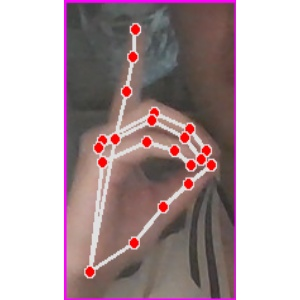
#> input picture Opencv project training/Image_1665295924.0967126.jpg, 300 x 300 px, given in place of the camera
$ python test.py
#> lines starting #> are read from the running program, lines starting #| are printed output that depends on the picture; after the words box and inside, x2 and y2 are one past the last pixel; in counts of white or black regions, pixels touching at a corner belong together
### Opencv project training/22 Color box identification/bgr_detector.py
import cv2
import numpy as np


class BGR():
    def __init__(self,img,scale=0.7):
        self.img=img
        self.scale=scale
        self.imgResult=img.copy()
        self.myColors = [[5, 107, 0, 19, 255, 255],
                        [57, 76, 0, 100, 255, 255],
                        [95, 78, 202, 128, 255, 255]]
        self.myColorValues = [[51, 153, 255],  ## BGR
                              [0, 255, 0],    # https://www.rapidtables.org/zh-CN/web/color/RGB_Color.html
                              [255, 0, 0]]
        self.objectColor=["Orange","Green","Blue"]

    def stackImages(self,scale,imgArray):
        rows = len(imgArray)
        cols = len(imgArray[0])
        rowsAvailable = isinstance(imgArray[0], list)
        width = imgArray[0][0].shape[1]
        height = imgArray[0][0].shape[0]
        if rowsAvailable:
            for x in range ( 0, rows):
                for y in range(0, cols):
                    if imgArray[x][y].shape[:2] == imgArray[0][0].shape [:2]:
                        imgArray[x][y] = cv2.resize(imgArray[x][y], (0, 0), None, self.scale, self.scale)
                    else:
                        imgArray[x][y] = cv2.resize(imgArray[x][y], (imgArray[0][0].shape[1], imgArray[0][0].shape[0]), None, self.scale, self.scale)
                    if len(imgArray[x][y].shape) == 2: imgArray[x][y]= cv2.cvtColor( imgArray[x][y], cv2.COLOR_GRAY2BGR)
            imageBlank = np.zeros((height, width, 3), np.uint8)
            hor = [imageBlank]*rows
            hor_con = [imageBlank]*rows
            for x in range(0, rows):
                hor[x] = np.hstack(imgArray[x])
            ver = np.vstack(hor)
        else:
            for x in range(0, rows):
                if imgArray[x].shape[:2] == imgArray[0].shape[:2]:
                    imgArray[x] = cv2.resize(imgArray[x], (0, 0), None, scale, scale)
                else:
                    imgArray[x] = cv2.resize(imgArray[x], (imgArray[0].shape[1], imgArray[0].shape[0]), None,scale, scale)
                if len(imgArray[x].shape) == 2: imgArray[x] = cv2.cvtColor(imgArray[x], cv2.COLOR_GRAY2BGR)
            hor= np.hstack(imgArray)
            ver = hor
        return ver

    def getContours(self,img, minArea=500):
        contours, hierarchy = cv2.findContours(img, cv2.RETR_EXTERNAL, cv2.CHAIN_APPROX_NONE)
        x, y, w, h = 0, 0, 0, 0
        for cnt in contours:
            area = cv2.contourArea(cnt)
            if area > minArea:
                cv2.drawContours(self.imgResult, cnt, -1, (255, 255, 255), 3)
                peri = cv2.arcLength(cnt, True)
                approx = cv2.approxPolyDP(cnt, 0.02 * peri, True)
                x, y, w, h = cv2.boundingRect(approx)
                cv2.rectangle(self.imgResult, (x, y), (x + w, y + h), (0, 255, 0), 2)
        return x + w // 2, y,w,h

    def findColor(self,img):
        imgHSV = cv2.cvtColor(img, cv2.COLOR_BGR2HSV)
        count = 0
        for color in self.myColors:
            lower = np.array(color[0:3])
            upper = np.array(color[3:6])
            mask = cv2.inRange(imgHSV, lower, upper)
            x,y,w,h=self.getContours(mask)
            cv2.putText(self.imgResult, self.objectColor[count],
                        (x + (w // 2) - 10, y + (h // 2) - 10), cv2.FONT_HERSHEY_COMPLEX, 0.7,
                        (0, 0, 255), 2)
            count += 1
        return self.imgResult


def empty(ways):
    pass

### Opencv project training/22 Color box identification/test.py
import cv2
import numpy as np
from bgr_detector import BGR

frameWidth = 640
frameHeight = 480
cap = cv2.VideoCapture(0)
cap.set(3, frameWidth)
cap.set(4, frameHeight)
cap.set(10,150)

myPoints =  []  ## [x , y , colorId ]

while True:
    success, img = cap.read()
#> img is the input picture: shape (300, 300, 3); mean B, G, R 167, 164.6, 181.4

    bgr = BGR(img)
    imgResult=bgr.findColor(img)
#> in findColor, `imgHSV = cv2.cvtColor(img, cv2.COLOR_BGR2HSV)`: imgHSV: shape (300, 300, 3); mean H, S, V 20.9, 34, 181.8
#> the loop in findColor, `for color in self.myColors:` made 3 passes
#> contours in getContours on pass 1: [[[199, 169]]]
#> pass 1, in findColor, `mask = cv2.inRange(imgHSV, lower, upper)`:
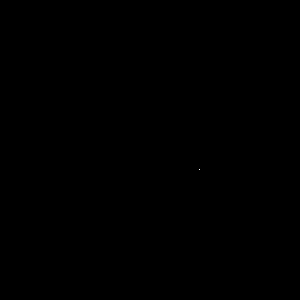
#> mask: shape (300, 300); 0% white in thin lines or dots, all inside (x1, y1, x2, y2) = (199, 169, 200, 170)
#> after the loop in findColor, `for color in self.myColors:`: count = 3
    imgStack = bgr.stackImages(0.8, ([img, imgResult]))
#> in stackImages, `rows = len(imgArray)`: rows = 2
#> in stackImages, `cols = len(imgArray[0])`: cols = 300
#> in stackImages, `rowsAvailable = isinstance(imgArray[0], list)`: rowsAvailable = False
#> after the loop in stackImages, `for x in range(0, rows):`: imgArray = 2 items
#> in stackImages, `hor= np.hstack(imgArray)`:
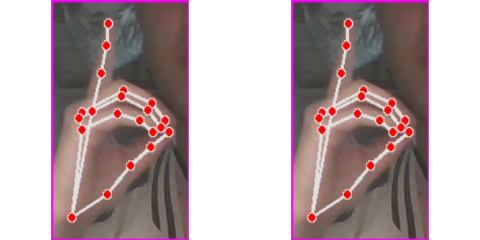
#> hor: shape (240, 480, 3); mean of channels 0, 1, 2 167, 164.4, 181.4; drawn as B, G, R
    cv2.imshow("Result", imgStack)
    if cv2.waitKey(1) & 0xFF == 27:
#> (key Esc is pressed here)
        break

$ run again, on Opencv project training/Image_1665295925.1311045.jpg
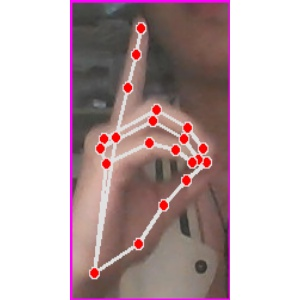
#> input picture Opencv project training/Image_1665295925.1311045.jpg, 300 x 300 px, given in place of the camera
#> img is the input picture: shape (300, 300, 3); mean B, G, R 174.7, 173.2, 191.3
#> imgHSV: shape (300, 300, 3); mean H, S, V 17.2, 36, 191.4
#> the loop in findColor, `for color in self.myColors:` made 3 passes
#> contours in getContours on pass 1: 2 contours, all with area under 20
#> after the loop in findColor, `for color in self.myColors:`: count = 3
#> rows = 2
#> cols = 300
#> rowsAvailable = False
#> after the loop in stackImages, `for x in range(0, rows):`: imgArray = 2 items
#> in stackImages, `hor= np.hstack(imgArray)`:
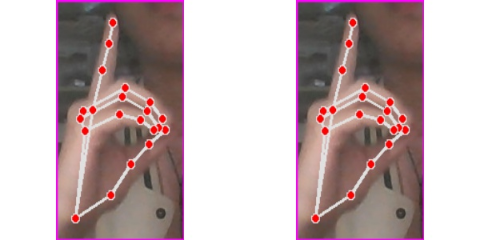
#> hor: shape (240, 480, 3); mean of channels 0, 1, 2 174.7, 173.2, 191.3; drawn as B, G, R
